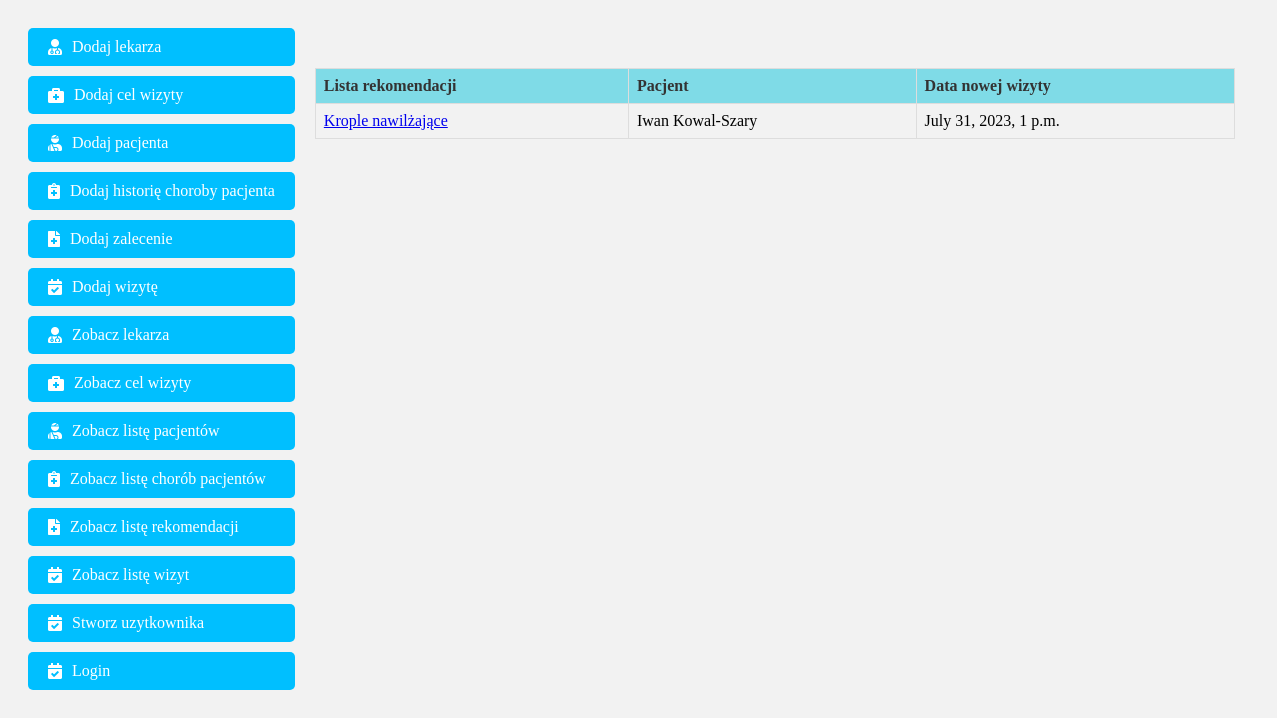
Before: /show_recommendations/ with the older database file.
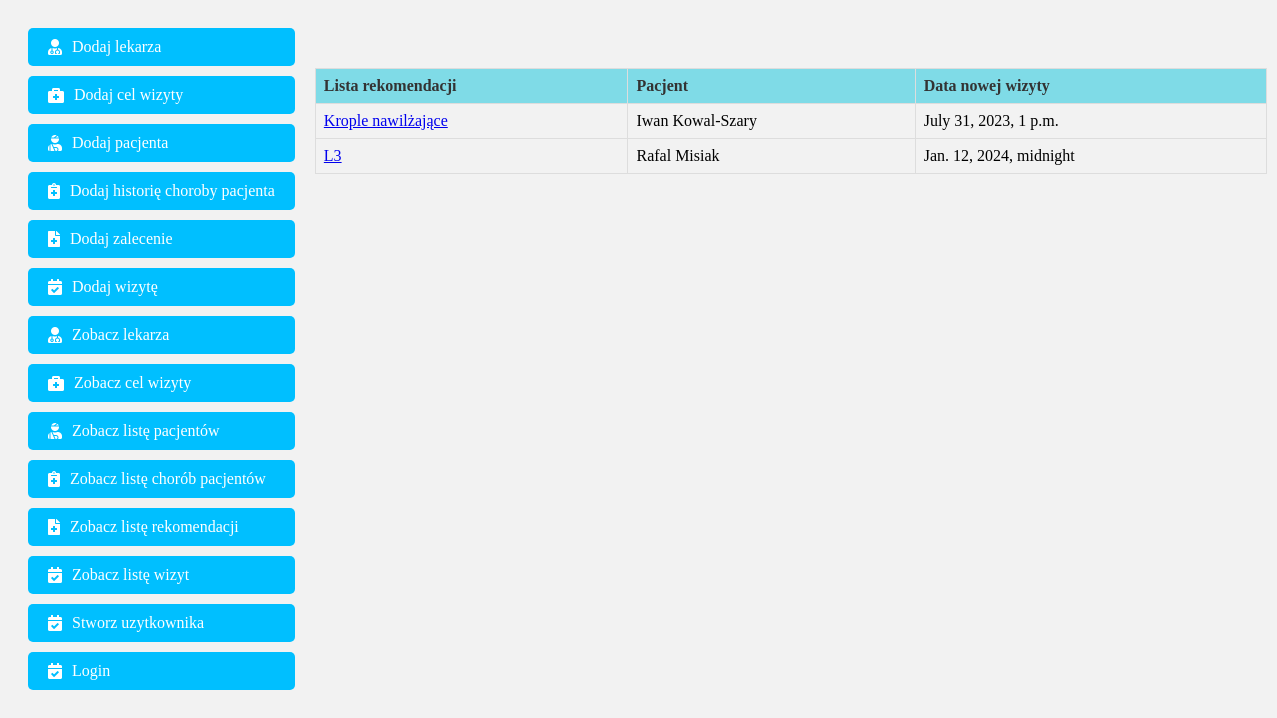
After: the same page with the newer database file.
### registration/models.py (models this page shows, shortened)
class Recommendation(models.Model):
    recommendations = models.CharField(max_length=64)
    patient = models.ForeignKey(Patient, on_delete=models.CASCADE)
    new_visit_date = models.DateTimeField()

class Patient(models.Model):
    name = models.CharField(max_length=64)
    surname = models.CharField(max_length=64)
    def __str__(self):
        return f'{self.name} {self.surname}'

### registration/views.py (the view)
# urls.py: path('show_recommendations/', views.LetShowRecommendation.as_view(), name='show_recommendation'),
class LetShowRecommendation(View):
    def get(self, request):
        db_recommendation = Recommendation.objects.all()
        return render(request, 'show_recommendation.html', {'recommendations': db_recommendation})

### templates/show_recommendation.html
{% extends 'index.html' %}
{% block content %}
<table class="nice-table">
    <thead>
        <tr>
            <th>Lista rekomendacji</th>
            <th>Pacjent</th>
            <th>Data nowej wizyty</th>
        </tr>
    </thead>
    <tbody>
        {% for recommendation in recommendations %}
        <tr>
            <td><a href="/show_recommendations/{{ recommendation.id }}">{{ recommendation.recommendations }}</a></td><td><a> {{ recommendation.patient }}</a></td> <td><a> {{ recommendation.new_visit_date }}</a></td>
        </tr>
        {% endfor %}
    </tbody>
</table>
{% endblock %}

Changed rows visible on the page:
added Recommendation: recommendations "L3", patient "Rafal Misiak", new_visit_date "Jan. 12, 2024, midnight"
